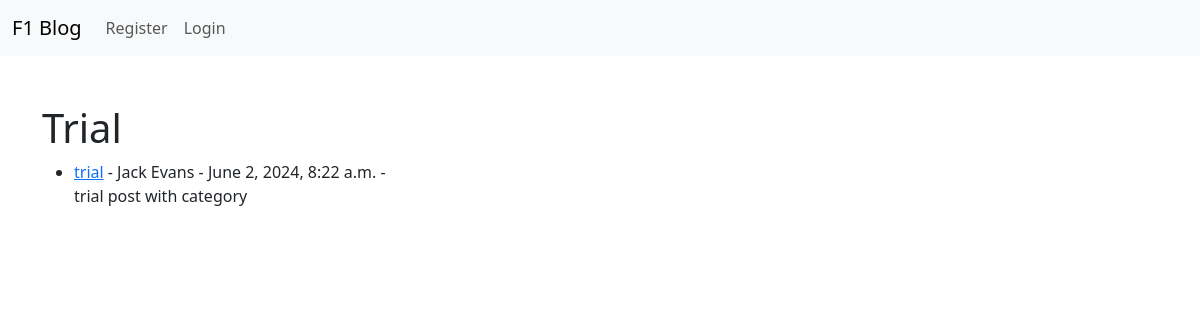
The page /category/trial/ on the database as committed earlier.
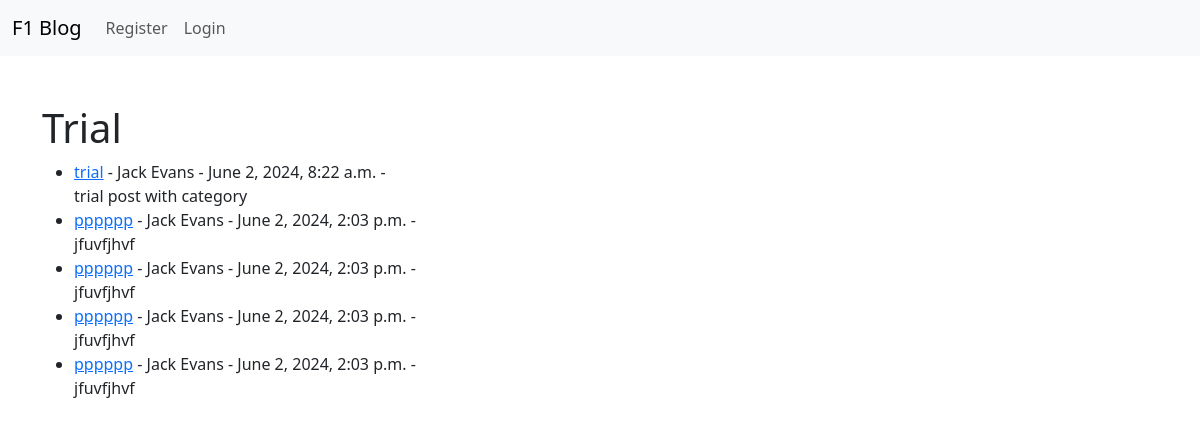
The same page on the database as committed later.
### blog/models.py (models this page shows, shortened)
class Post(models.Model):
    title = models.CharField(max_length=255)
    title_tag = models.CharField(max_length=255, default="F1 blog")
    author = models.ForeignKey(User, on_delete=models.CASCADE)
    body = models.TextField()
    timestamp = models.DateTimeField(auto_now_add=True)
    post_date = models.DateField(auto_now_add=True)
    category = models.CharField(max_length=255, default="uncategorised")

### blog/views.py (the view)
# urls.py: path("category/<str:cats>/", CategoryView, name="category"),
def CategoryView(request, cats):
    category_posts = Post.objects.filter(category=cats)
    return render(
        request,
        "categories.html",
        {"cats": cats.title(), "category_posts": category_posts},
    )

### blog/templates/categories.html (shortened to what this page needs)
{% extends 'base.html' %} {% block content %}<br />
{% if category_posts %}
<h1>{{ cats }}</h1>
<ul>
  {% for post in category_posts %}
  <li>
    <a href="{% url 'article-details' post.pk %}">{{ post.title }}</a> -
    {{post.author.first_name}} {{post.author.last_name}} - {{post.timestamp}} -
    <br />
    {{ post.body|slice:":200" }}
  </li>
  {% endfor %}
</ul>
{%else%}
<h2>This page does not exist</h2>
{% endif%}<br />
{% endblock%}

Rows that differ between the two databases and show on the page:
added Post: title "pppppp", author.first_name "Jack", author.last_name "Evans", timestamp "June 2, 2024, 2:03 p.m.", body "jfuvfjhvf"
added Post: title "pppppp", author.first_name "Jack", author.last_name "Evans", timestamp "June 2, 2024, 2:03 p.m.", body "jfuvfjhvf"
added Post: title "pppppp", author.first_name "Jack", author.last_name "Evans", timestamp "June 2, 2024, 2:03 p.m.", body "jfuvfjhvf"
added Post: title "pppppp", author.first_name "Jack", author.last_name "Evans", timestamp "June 2, 2024, 2:03 p.m.", body "jfuvfjhvf"
